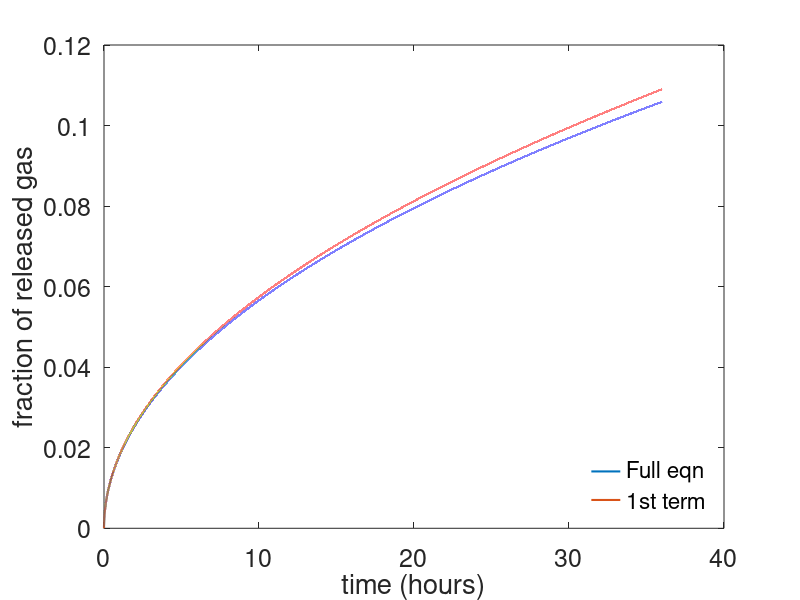
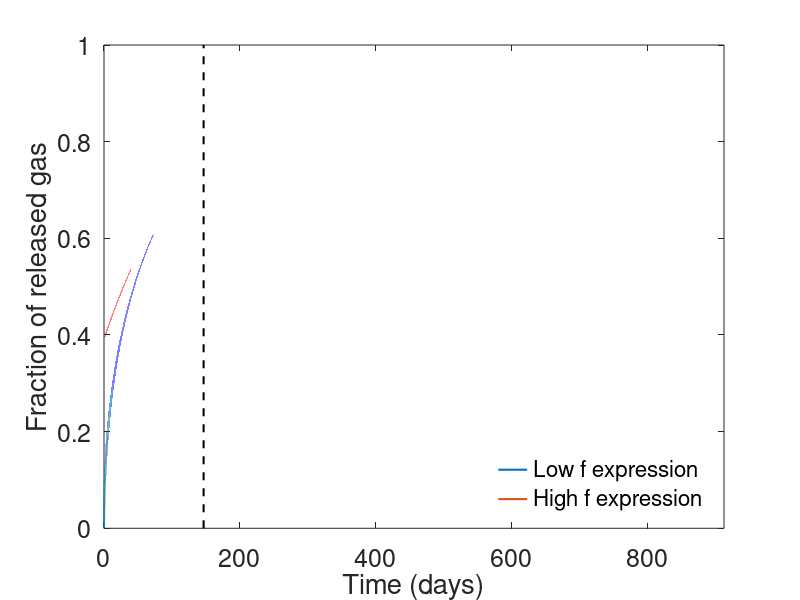
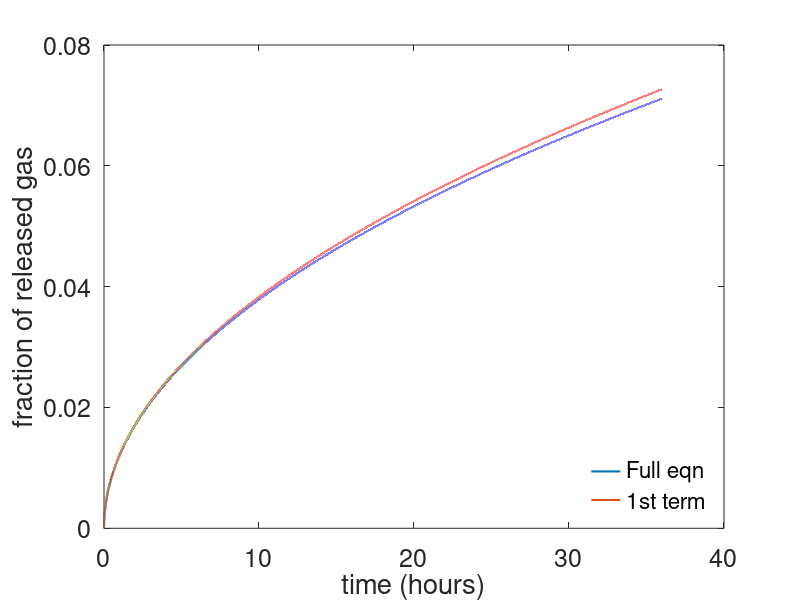
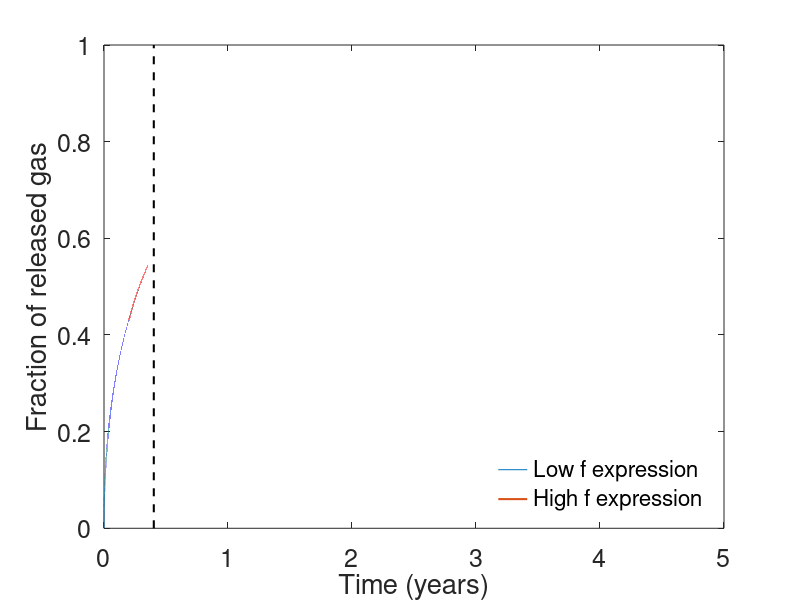

The MATLAB script that drew these images, in order:
%Fission gas release
clear;
close all;

Na = 6.022e23; %atoms/mol, Avagadro's number
D = 8e-15; %cm2/s
a = 10e-4; %cm

t = 0:1:3600*24*1.5;

%Calculate fraction
f = 6*sqrt(D*t/(pi*a^2)) - 3*D*t/a^2;
fr = 6*sqrt(D*t/(pi*a^2));

figure
plot(t/3600,[f;fr],'linewidth',1.5)
set(gca,'fontsize',18)
xlabel('time (hours)')
ylabel('fraction of released gas')
legend('Full eqn','1st term','location','southeast')
legend boxoff

t = 0:100:3600*24*365*2.5;
f = 6*sqrt(D*t/(pi*a^2)) - 3*D*t/a^2;
flong = 1 - 6/pi^2*exp(-pi^2*(D*t)/a^2);

figure
plot(t/(3600*24),[f;flong],'linewidth',1.5)
hold on
tch = a^2/(D*pi^2);
plot([tch tch]/(3600*24), [0 1],'k--','linewidth',1.5)
set(gca,'fontsize',18)
xlabel('Time (days)')
ylabel('Fraction of released gas')
legend('Low f expression','High f expression','location','southeast')
legend boxoff
axis tight

%In pile gas release

%Calculate fraction
t = 0:1:3600*24*1.5;
f = 4*sqrt(D*t/(pi*a^2)) - 3/2*D*t/a^2;
fr = 4*sqrt(D*t/(pi*a^2));

figure
plot(t/3600,[f;fr],'linewidth',1.5)
set(gca,'fontsize',18)
xlabel('time (hours)')
ylabel('fraction of released gas')
legend('Full eqn','1st term','location','southeast')
legend boxoff

t = 0:200:3600*24*365*5;
f = 4*sqrt(D*t/(pi*a^2)) - 3/2*D*t/a^2;
tl = 0.5*tch:200:3600*24*365*5;
tau = D*tl/a^2;
flong = 1 - 0.0662./tau.*(1 - 0.93*exp(-pi^2*tau));

figure
plot(t/(3600*24*365),f,tl/(3600*24*365),flong,'linewidth',1.5)
hold on
plot([tch tch]/(3600*24*365), [0 1],'k--','linewidth',1.5)
set(gca,'fontsize',18)
xlabel('Time (years)')
ylabel('Fraction of released gas')
legend('Low f expression','High f expression','location','southeast')
legend boxoff
axis tight


t = 0:1:3600*24*3;
frate = 2.01e13; %fissions/(cm3 s)
r = 0.5; %cm
h = 1.2; %cm
y = 0.3017;
vol = pi*r^2*h;
gas_production = frate*y*t*vol;
f = 4*sqrt(D*t/(pi*a^2)) - 3/2*D*t/a^2;
gas_released = gas_production.*f;
figure
plot(t/3600,[gas_production;gas_released]/Na,'linewidth',1.5)
set(gca,'fontsize',18)
xlabel('Time (hours)')
ylabel('Fission gas (moles)')
legend('Produced','Released','location','northwest')
legend boxoff
axis tight

%DIffusion coefficients
kb = 8.6173324e-5; %eV/K
T = 500:10:2000; %K
D1 = 7.6e-6*exp(-3.03./(kb * T) );
D2 = 1.41e-18 * exp(-1.19./(kb * T) ) * sqrt(frate);
D3 = 2.e-30 * frate;
D = D1+D2+D3;
figure
semilogy(1e4./T,D,'linewidth',1.5)
set(gca,'fontsize',18)
xlabel('10^4/T (10^4/K)')
ylabel('D (cm^2/s)')

